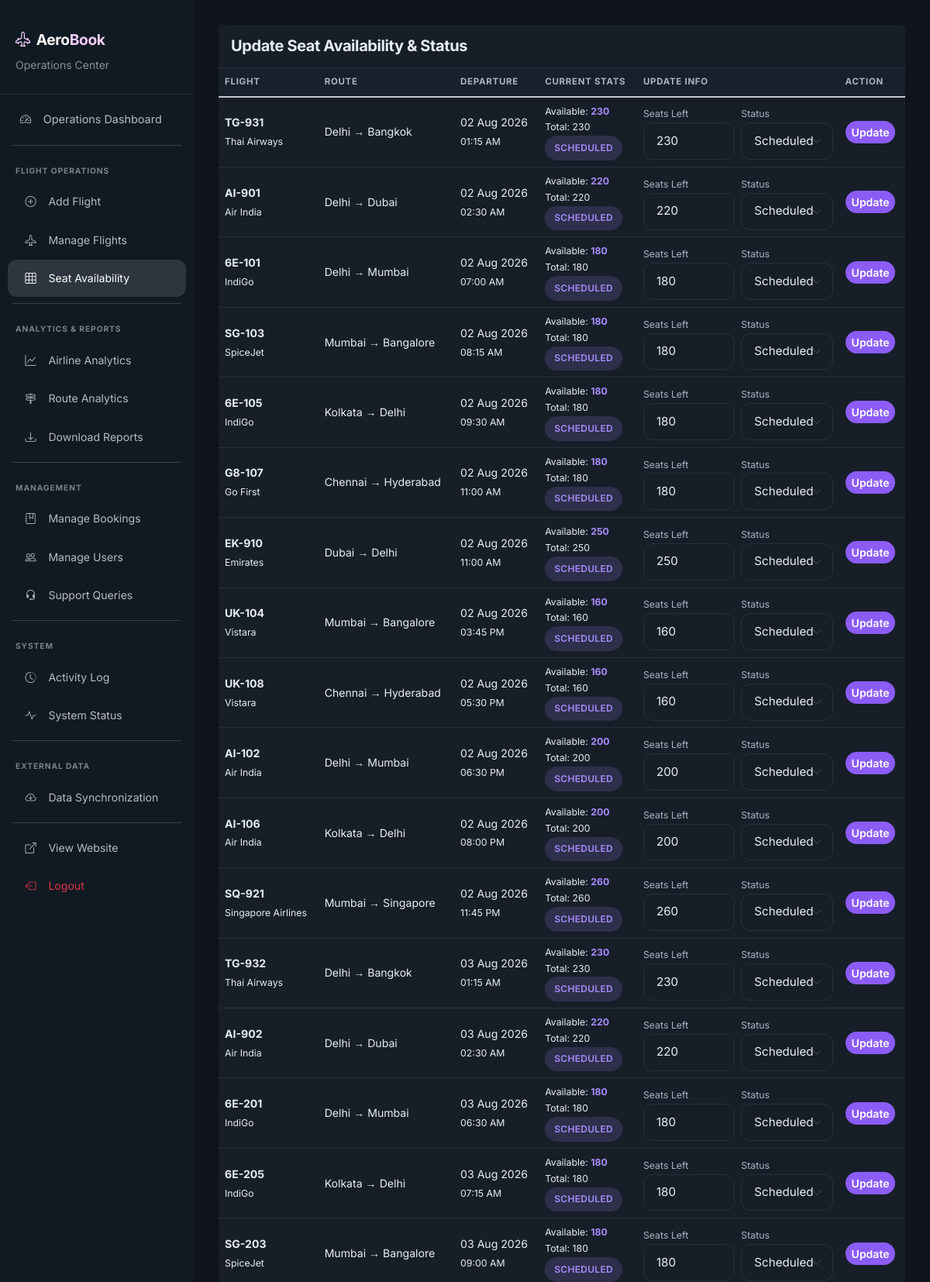
The app's page /admin/manage-seats.php (signed in, upper part) with its own data.
### tables this page shows
CREATE TABLE IF NOT EXISTS flights (
    flight_id INT AUTO_INCREMENT PRIMARY KEY,
    airline_name VARCHAR(100) NOT NULL,
    flight_number VARCHAR(20) NOT NULL UNIQUE,
    source VARCHAR(100) NOT NULL,
    destination VARCHAR(100) NOT NULL,
    departure_time DATETIME NOT NULL,
    arrival_time DATETIME NOT NULL,
    total_seats INT NOT NULL DEFAULT 180,
    seats_available INT NOT NULL DEFAULT 180,
    price DECIMAL(10, 2) NOT NULL,
    status ENUM('Scheduled', 'Delayed', 'Cancelled', 'Completed') DEFAULT 'Scheduled',
    created_at TIMESTAMP DEFAULT CURRENT_TIMESTAMP,
     
     
     
    CONSTRAINT chk_flights_seats CHECK (seats_available <= total_seats)
);

### includes/FlightHelper.php (called while the page is built, shortened)
<?php
if (!defined('AEROBOOK_FLIGHT_HELPER')) {
function getAllFlights($orderBy = 'departure_time ASC') {
    global $conn;
    $orderBy = preg_replace('/[^a-zA-Z0-9_ ]/', '', $orderBy);
    $r = mysqli_query($conn, "SELECT * FROM flights ORDER BY {$orderBy}");
    $flights = [];
    while ($row = mysqli_fetch_assoc($r)) $flights[] = $row;
    return $flights;
}
}

### admin/manage-seats.php (the view, shortened to what this page needs)
<?php
require_once __DIR__ . '/includes/admin-header.php';
$flights = getAllFlights('departure_time ASC');
?>
<div class="row">
    <div class="col-12">
        <div class="card border-0 shadow-sm rounded-4">
            <div class="card-header bg-white p-3 border-bottom">
                <h5 class="mb-0 fw-bold">Update Seat Availability & Status</h5>
            </div>
            <div class="card-body p-0">
                <div class="table-responsive">
                    <table class="table table-hover align-middle mb-0 manage-seats-table">
                        <thead class="table-light">
                            <tr>
                                <th>Flight</th><th>Route</th><th>Departure</th><th>Current Stats</th><th>Update Info</th><th>Action</th>
                            </tr>
                        </thead>
                        <tbody>
                            <?php foreach ($flights as $f): $fid = intval($f['flight_id']); ?>
                            <tr>
                                <td><strong><?php echo $f['flight_number']; ?></strong><br><small><?php echo $f['airline_name']; ?></small></td>
                                <td><?php echo $f['source']; ?> → <?php echo $f['destination']; ?></td>
                                <td><?php echo formatDate($f['departure_time']); ?><br><small><?php echo formatTime($f['departure_time']); ?></small></td>
                                <td>
                                    <div class="small">Available: <span class="fw-bold text-accent"><?php echo $f['seats_available']; ?></span></div>
                                    <div class="small">Total: <?php echo $f['total_seats']; ?></div>
                                    <div><?php echo statusBadge($f['status']); ?></div>
                                </td>
                                <td>
                                    <div class="row g-2">
                                        <div class="col-6">
                                            <label class="small text-muted">Seats Left</label>
                                            <input type="number" name="seats_available" form="seat-form-<?php echo $fid; ?>" class="form-control form-control-sm" value="<?php echo $f['seats_available']; ?>" min="0" max="<?php echo $f['total_seats']; ?>">
                                        </div>
                                        <div class="col-6">
                                            <label class="small text-muted">Status</label>
                                            <select name="status" form="seat-form-<?php echo $fid; ?>" class="form-select form-select-sm">
                                                <?php statusOptions($f['status']); ?>
                                            </select>
                                        </div>
                                    </div>
                                </td>
                                <td>
                                    <button type="submit" form="seat-form-<?php echo $fid; ?>" name="update_seats" class="btn btn-sm btn-accent">Update</button>
                                </td>
                            </tr>
                            <?php endforeach; ?>
                        </tbody>
                    </table>
                </div>
            </div>
        </div>
    </div>
</div>
<?php require_once __DIR__ . '/includes/admin-footer.php'; ?>

### includes/functions.php (shortened to what this page needs)
<?php
function formatDate($date) {
    return date('d M Y', strtotime($date));
}
function formatTime($datetime) {
    return date('h:i A', strtotime($datetime));
}
function statusBadge($status) {
    $classes = [
        'Confirmed' => 'badge-status bg-success',
        'Cancelled' => 'badge-status bg-danger',
        'Scheduled' => 'badge-status bg-primary',
        'Delayed'   => 'badge-status bg-warning',
        'Completed' => 'badge-status bg-secondary',
        'Checked-in' => 'badge-status bg-info',
    ];
    $class = $classes[$status] ?? 'badge-status bg-secondary';
    return '<span class="' . $class . '">' . $status . '</span>';
}
function statusOptions($selected = null) {
    $statuses = ['Scheduled', 'Delayed', 'Cancelled', 'Completed'];
    foreach ($statuses as $s) {
        $sel = ($selected === $s) ? ' selected' : '';
        echo "<option value=\"{$s}\"{$sel}>{$s}</option>";
    }
}

### css/aerobook.css (style rules this page uses)
:root { --ink: #192837; --gray-50: #F8F6FC; --gray-100: #F1EDF9; --gray-200: #E6DFF1; --gray-300: #D4CCE8; --gray-400: #A79DC6; --gray-500: #8A80A8; --gray-600: #5F587C; --gray-700: #4A4461; --gray-800: #2F2A3D; --gray-900: #1B1826; --surface: #F4EFFA; --surface-card: #FFFFFF; --border: #E4DEF2; --primary: #192837; --primary-light: #26384A; --accent: #7342E2; --accent-hover: #8A5CF0; --accent-glow: rgba(115, 66, 226, 0.22); --gradient-accent: linear-gradient(135deg, #7342E2, #8A5CF0); --bs-primary: #7342E2; --bs-primary-rgb: 115, 66, 226; --bs-link-color: #7342E2; --bs-link-hover-color: #8A5CF0; --bs-link-color-rgb: 115, 66, 226; --bs-link-hover-color-rgb: 138, 92, 240; --shadow-sm: 0 1px 2px rgba(16, 24, 40, 0.04); --shadow-md: 0 8px 24px rgba(16, 24, 40, 0.06); --shadow-lg: 0 24px 48px rgba(16, 24, 40, 0.08); --shadow-glow: 0 0 20px rgba(32, 42, 54, 0.2); --radius-sm: 10px; --radius-md: 16px; --radius-lg: 24px; --font-primary: 'Inter', sans-serif; --font-heading: 'Helvetica Now Display Bold', 'Inter', sans-serif; --transition: all 0.3s cubic-bezier(0.4, 0, 0.2, 1); --ease-premium: cubic-bezier(0.16, 1, 0.3, 1); }
body { font-family: var(--font-primary); background: var(--surface); color: var(--text-primary); line-height: 1.7; -webkit-font-smoothing: antialiased; text-rendering: optimizeLegibility; }
h1, h2, h3, h4, h5, h6 { font-family: var(--font-heading); color: var(--text-primary); letter-spacing: -0.02em; line-height: 1.15; }
html { scroll-behavior: smooth; }
.btn { border-radius: 9999px; font-weight: 600; transition: var(--transition); }
.btn-accent, .btn-ink { background: var(--accent); color: #fff; border: none; transition: background-color 0.25s ease, color 0.25s ease, transform 0.25s ease, box-shadow 0.25s ease; }
.btn-accent { background: var(--accent); }
.card { border: 1px solid var(--border); border-radius: var(--radius-md); background: var(--surface-card); box-shadow: var(--shadow-sm); }
.form-control, .form-select { border: 1px solid var(--gray-200); border-radius: 12px; background-color: #fff; padding: 0.72rem 1rem; font-size: 0.95rem; transition: border-color 0.2s ease, box-shadow 0.2s ease, background-color 0.2s ease; }
.badge-status { border-radius: 9999px; }
.table th { font-size: 0.72rem; font-weight: 700; letter-spacing: 0.06em; text-transform: uppercase; color: var(--gray-500); }
.text-accent { color: var(--accent) !important; }
[data-theme="dark"] { --ink: #E8EDF4; --gray-50: #10151C; --gray-100: #161D26; --gray-200: #26303B; --gray-300: #3A4754; --gray-400: #5A6A7A; --gray-500: #8B99A9; --gray-600: #A7B4C2; --gray-700: #C3CDD8; --gray-800: #DCE3EA; --gray-900: #EFF2F6; --surface: #10151C; --surface-card: #171E28; --border: #26303B; --primary: #101A23; --primary-light: #1B2836; --accent: #A78BFA; --accent-hover: #B99EFC; --accent-glow: rgba(167, 139, 250, 0.28); --gradient-accent: linear-gradient(135deg, #8B5CF6, #A78BFA); --bs-primary: #A78BFA; --bs-primary-rgb: 167, 139, 250; --bs-link-color: #A78BFA; --bs-link-hover-color: #B99EFC; --bs-link-color-rgb: 167, 139, 250; --bs-link-hover-color-rgb: 185, 158, 252; --text-primary: #E8EDF4; --text-secondary: #A7B4C2; --text-light: #5A6A7A; --gradient-card: linear-gradient(145deg, #1A2230 0%, #141B24 100%); --gradient-hero: linear-gradient(135deg, #121826 0%, #0F141A 100%); --shadow-sm: 0 1px 2px rgba(0, 0, 0, 0.5); --shadow-md: 0 8px 24px rgba(0, 0, 0, 0.5); --shadow-lg: 0 24px 48px rgba(0, 0, 0, 0.6); color-scheme: dark; }
[data-theme="dark"] .card, [data-theme="dark"] .flight-card, [data-theme="dark"] .feature-card, [data-theme="dark"] .stat-card { background: var(--surface-card); }
[data-theme="dark"] .form-control, [data-theme="dark"] .form-select { background-color: var(--surface-card); }
[data-theme="dark"] .btn-accent { background: #8B5CF6; color: #fff; }
.card-header { background: var(--surface-card); border-bottom: 1px solid var(--border); font-weight: 600; }
.border-bottom, .border-top { border-color: var(--border) !important; }
.bg-primary { background-color: rgba(var(--bs-primary-rgb), 1) !important; }
.badge-status.bg-primary { background: rgba(115, 66, 226, 0.1) !important; color: var(--accent) !important; }
[data-theme="dark"] .bg-primary { background-color: #A78BFA !important; }
[data-theme="dark"] .badge-status.bg-primary { background: rgba(167, 139, 250, 0.16) !important; color: #A78BFA !important; }
[data-theme="dark"] .table-hover { --bs-table-hover-bg: rgba(167, 139, 250, 0.2); --bs-table-hover-color: #E8EDF4; }

### records on screen
flights: flight_number "TG-931", airline_name "Thai Airways", source "Delhi", destination "Bangkok", departure_time "02 Aug 2026", departure_time "01:15 AM", seats_available "230", total_seats "230", status "SCHEDULED", status "Scheduled"
flights: flight_number "AI-901", airline_name "Air India", source "Delhi", destination "Dubai", departure_time "02 Aug 2026", departure_time "02:30 AM", seats_available "220", total_seats "220", status "SCHEDULED", status "Scheduled"
flights: flight_number "6E-101", airline_name "IndiGo", source "Delhi", destination "Mumbai", departure_time "02 Aug 2026", departure_time "07:00 AM", seats_available "180", total_seats "180", status "SCHEDULED", status "Scheduled"
flights: flight_number "SG-103", airline_name "SpiceJet", source "Mumbai", destination "Bangalore", departure_time "02 Aug 2026", departure_time "08:15 AM", seats_available "180", total_seats "180", status "SCHEDULED", status "Scheduled"
flights: flight_number "6E-105", airline_name "IndiGo", source "Kolkata", destination "Delhi", departure_time "02 Aug 2026", departure_time "09:30 AM", seats_available "180", total_seats "180", status "SCHEDULED", status "Scheduled"
flights: flight_number "G8-107", airline_name "Go First", source "Chennai", destination "Hyderabad", departure_time "02 Aug 2026", departure_time "11:00 AM", seats_available "180", total_seats "180", status "SCHEDULED", status "Scheduled"
flights: flight_number "EK-910", airline_name "Emirates", source "Dubai", destination "Delhi", departure_time "02 Aug 2026", departure_time "11:00 AM", seats_available "250", total_seats "250", status "SCHEDULED", status "Scheduled"
flights: flight_number "UK-104", airline_name "Vistara", source "Mumbai", destination "Bangalore", departure_time "02 Aug 2026", departure_time "03:45 PM", seats_available "160", total_seats "160", status "SCHEDULED", status "Scheduled"
flights: flight_number "UK-108", airline_name "Vistara", source "Chennai", destination "Hyderabad", departure_time "02 Aug 2026", departure_time "05:30 PM", seats_available "160", total_seats "160", status "SCHEDULED", status "Scheduled"
flights: flight_number "AI-102", airline_name "Air India", source "Delhi", destination "Mumbai", departure_time "02 Aug 2026", departure_time "06:30 PM", seats_available "200", total_seats "200", status "SCHEDULED", status "Scheduled"
flights: flight_number "AI-106", airline_name "Air India", source "Kolkata", destination "Delhi", departure_time "02 Aug 2026", departure_time "08:00 PM", seats_available "200", total_seats "200", status "SCHEDULED", status "Scheduled"
flights: flight_number "SQ-921", airline_name "Singapore Airlines", source "Mumbai", destination "Singapore", departure_time "02 Aug 2026", departure_time "11:45 PM", seats_available "260", total_seats "260", status "SCHEDULED", status "Scheduled"
flights: flight_number "TG-932", airline_name "Thai Airways", source "Delhi", destination "Bangkok", departure_time "03 Aug 2026", departure_time "01:15 AM", seats_available "230", total_seats "230", status "SCHEDULED", status "Scheduled"
flights: flight_number "AI-902", airline_name "Air India", source "Delhi", destination "Dubai", departure_time "03 Aug 2026", departure_time "02:30 AM", seats_available "220", total_seats "220", status "SCHEDULED", status "Scheduled"
flights: flight_number "6E-201", airline_name "IndiGo", source "Delhi", destination "Mumbai", departure_time "03 Aug 2026", departure_time "06:30 AM", seats_available "180", total_seats "180", status "SCHEDULED", status "Scheduled"
flights: flight_number "6E-205", airline_name "IndiGo", source "Kolkata", destination "Delhi", departure_time "03 Aug 2026", departure_time "07:15 AM", seats_available "180", total_seats "180", status "SCHEDULED", status "Scheduled"
flights: flight_number "SG-203", airline_name "SpiceJet", source "Mumbai", destination "Bangalore", departure_time "03 Aug 2026", departure_time "09:00 AM", seats_available "180", total_seats "180", status "SCHEDULED", status "Scheduled"
